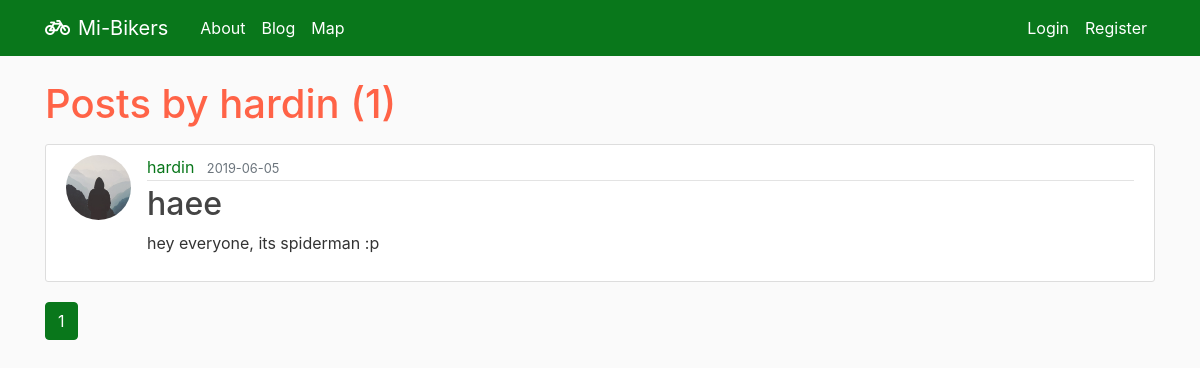
Page /user/hardin on the earlier database version.
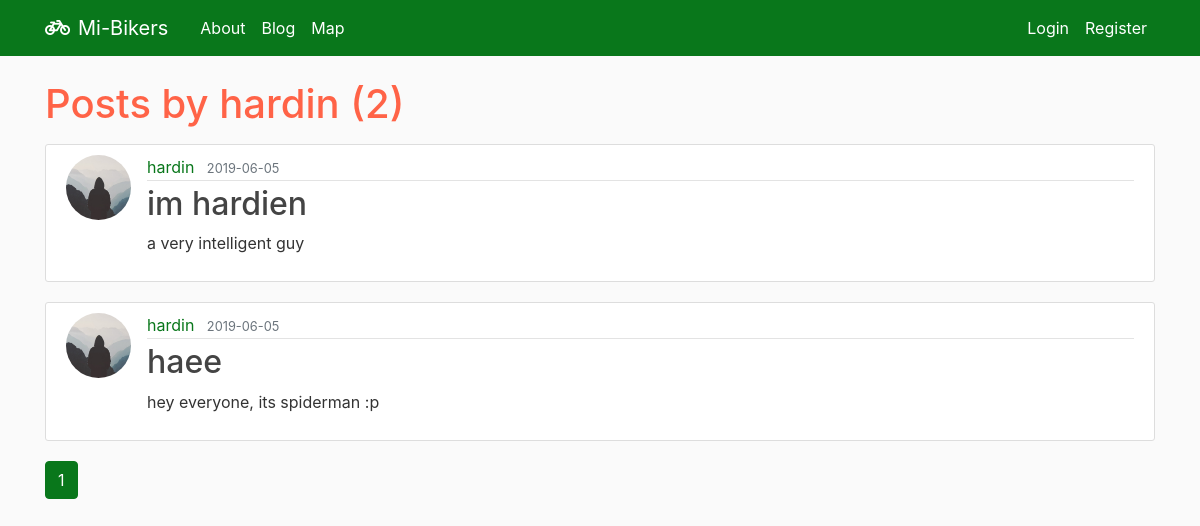
Same page on the later database version.
### flaskblog/models.py (models this page shows, shortened)
class Post(db.Model):
    id = db.Column(db.Integer, primary_key=True)
    title = db.Column(db.String(100), nullable=False)
    date_posted = db.Column(db.DateTime, nullable=False, default=datetime.utcnow)
    content = db.Column(db.Text, nullable=False)
    user_id = db.Column(db.Integer, db.ForeignKey('user.id'), nullable=False)

class User(db.Model, UserMixin):
    id = db.Column(db.Integer, primary_key=True)
    username = db.Column(db.String(20), unique=True, nullable=False)
    email = db.Column(db.String(120), unique=True, nullable=False)
    image_file = db.Column(db.String(20), nullable=False, default='default.jpg')
    password = db.Column(db.String(60), nullable=False)
    posts = db.relationship('Post', backref='author', lazy=True)

### flaskblog/users/routes.py (the view)
@users.route("/user/<string:username>")
def user_posts(username):
    page = request.args.get('page', 1, type=int)
    user = User.query.filter_by(username=username).first_or_404()
    posts = Post.query.filter_by(author=user)\
        .order_by(Post.date_posted.desc())\
        .paginate(page=page, per_page=5)
    return render_template('user_posts.html', posts=posts, user=user)

### flaskblog/templates/user_posts.html
{% extends "layout.html" %}
{% block content %}
    <h1 class="mb-3">Posts by {{ user.username }} ({{ posts.total }})</h1>
    {% for post in posts.items %}
        <article class="media content-section">
          <img class="rounded-circle article-img" src="{{ url_for('static', filename='profile_pics/' + post.author.image_file) }}">
          <div class="media-body">
            <div class="article-metadata">
              <a class="mr-2" href="{{ url_for('users.user_posts', username=post.author.username) }}">{{ post.author.username }}</a>
              <small class="text-muted">{{ post.date_posted.strftime('%Y-%m-%d') }}</small>
            </div>
            <h2><a class="article-title" href="{{ url_for('posts.post', post_id=post.id) }}">{{ post.title }}</a></h2>
            <p class="article-content">{{ post.content }}</p>
          </div>
        </article>
    {% endfor %}
    {% for page_num in posts.iter_pages(left_edge=1, right_edge=1, left_current=1, right_current=2) %}
      {% if page_num %}
        {% if posts.page == page_num %}
          <a class="btn btn-info mb-4" href="{{ url_for('users.user_posts', username=user.username, page=page_num) }}">{{ page_num }}</a>
        {% else %}
          <a class="btn btn-outline-info mb-4" href="{{ url_for('users.user_posts', username=user.username, page=page_num) }}">{{ page_num }}</a>
        {% endif %}
      {% else %}
        ...
      {% endif %}
    {% endfor %}
{% endblock content %}

Differences in the rows shown:
added Post: image_file (placeholder picture), author.username "hardin", date_posted "2019-06-05", title "im hardien", content "a very intelligent guy"
Other differences:
{{ posts.total }}: "1" → "2"
